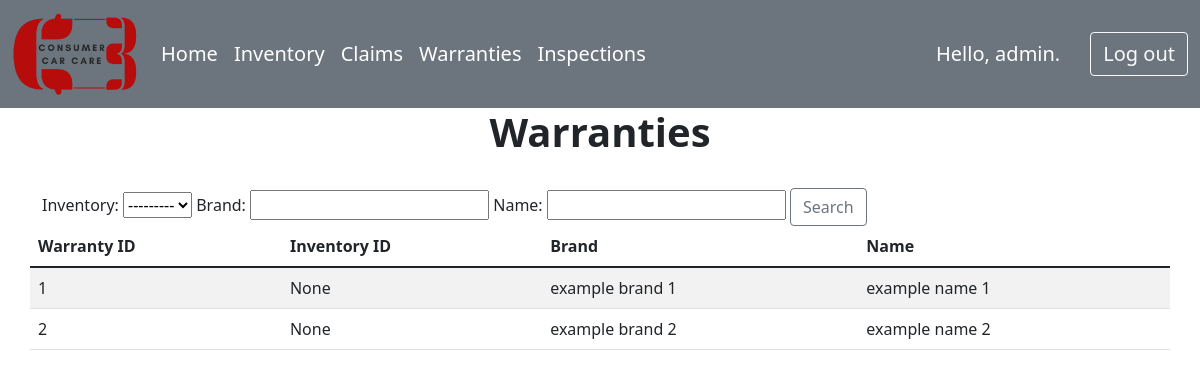
/warranties/ (signed in), run on an earlier commit of the app's database.
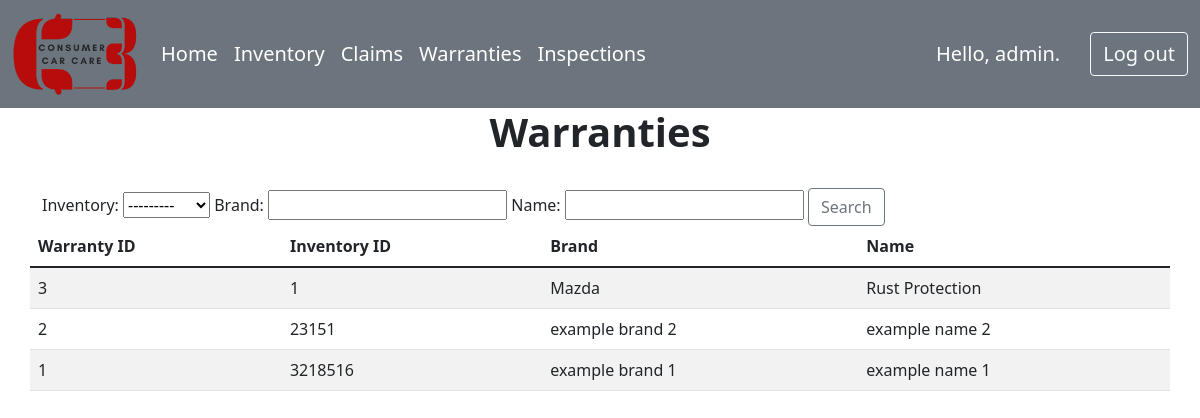
And on a later commit of the database.
### enterprises/models.py (models this page shows, shortened)
class Warranty(models.Model):
    inventory = models.ForeignKey(Inventory,on_delete=models.SET_NULL,null=True)
    brand = models.CharField(max_length=30)
    name = models.CharField(max_length=30)

class Inventory(models.Model):
    serialNumber = models.IntegerField()
    upcCode = models.IntegerField()
    name = models.CharField(max_length=30)
    dealership = models.ForeignKey(Dealership,on_delete=models.SET_NULL,null=True)
    def __str__(self):
        return(str(self.serialNumber))

### enterprises/views.py (the view)
# urls.py: path('warranties/', views.warranties, name='warranties'),
@login_required
def warranties(request):
    warrantiesList=Warranty.objects.order_by('inventory')
    myFilter = WarrantiesFilter(request.GET, queryset=warrantiesList)
    warrantiesList = myFilter.qs
    context={'warranties':warrantiesList, 'myFilter':myFilter}
    return render(request, 'enterprises/warranties.html', context)

### enterprises/templates/enterprises/warranties.html
{% extends "enterprises/base.html" %}
{% block content %}
<div class="container">
    <div class="row">
        <h1 style="font-weight: bold; text-align: center;">Warranties</h1>
    </div>
    <br>
    <div class="row">
        <div>
            <form>
                <div class="form-group">
                    {{myFilter.form}}
                <button class="btn btn-outline-secondary" type="submit">Search</button>
            </form>
        </div>
    </div>
    <table class="table table-striped">
    <thead>
        <tr>
            <th scope="col">Warranty ID</th>
            <th scope="col">Inventory ID</th>
            <th scope="col">Brand</th>
            <th scope="col">Name</th>
        </tr>
    </thead>
    <tbody>
        {% for warranty in warranties %}
            <tr>
                <td>{{warranty.pk}}</td>
                <td>{{warranty.inventory}}</td>
                <td>{{warranty.brand}}</td>
                <td>{{warranty.name}}</td>
            </tr>
        {% endfor %}
    </tbody>
</table>
</div>
{% endblock content %}

### enterprises/templates/enterprises/base.html (shortened to what this page needs)
<!DOCTYPE html>
<html lang="en">
<head>
    {% load static %}
    <link rel='stylesheet' href="{% static 'bootstrap/css/bootstrap.css' %}" >
</head>
<body>
    <nav class="navbar navbar-expand-lg navbar-light bg-secondary">
        <div class="container-fluid">
            <a class="navbar-brand" href="{% url 'enterprises:index'%}"><img src="/static/C3LogoSmall-50.png"  alt="C3 Logo"></a>
            <div class="collapse navbar-collapse" id="navbarNavAltMarkup">
                <ul class="navbar-nav">
                    <li class="nav-item ">
                      <a class="nav-link " style="font-size: 20px; color: white;" aria-current="page" href="{% url 'enterprises:index'%}">Home</a>
                    </li>
                    <li class="nav-item">
                      <a class="nav-link " style="font-size: 20px; color: white;" aria-current="page" href="{% url 'enterprises:inventory'%}">Inventory</a>
                    </li>
                    <li class="nav-item">
                      <a class="nav-link " style="font-size: 20px; color: white;" aria-current="page" href="{% url 'enterprises:claimsIndex'%}">Claims</a>
                    </li>
                    <li class="nav-item">
                      <a class="nav-link " style="font-size: 20px; color: white;" aria-current="page" href="{% url 'enterprises:warranties'%}">Warranties</a>
                    </li>
                    <li class="nav-item">
                      <a class="nav-link " style="font-size: 20px; color: white;" aria-current="page" href="{% url 'enterprises:inspections'%}">Inspections</a>
                    </li>
                  </ul>
            </div>
            {% if user.is_authenticated %}
                <p style="color: white; margin-top: 1rem; font-size: 20px;">Hello, {{ user.username }}. </p>
                <a href="{% url 'users:logout' %}"><button class="btn btn-outline-light" style="margin-left: 1.5em; font-size: 20px;">Log out</button></a>
            {% else %}
                <a href="{% url 'users:login' %}"><button class="btn btn-outline-light" style="margin-left: 1em; font-size: 20px;">Log in</button></a>
            {% endif %}
        </div>
    </nav>
</body>
</html>
    {% block content %}{% endblock content %}

What changed in the data, as far as the page shows it:
added Warranty: pk "3", inventory "1", brand "Mazda", name "Rust Protection"
changed Warranty "example brand 2": inventory "None" → "23151"; moves up the list
changed Warranty "example brand 1": inventory "None" → "3218516"
